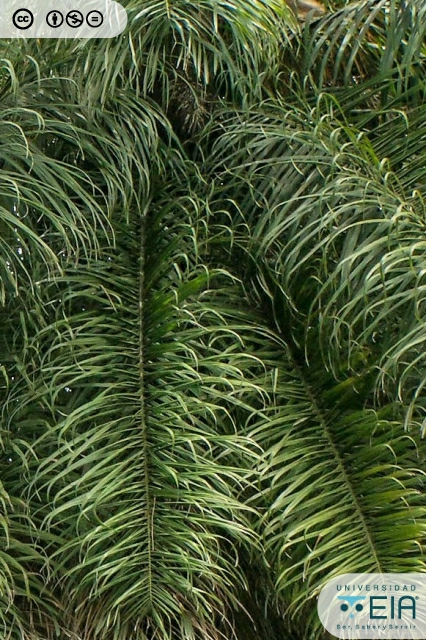
#> input picture data/plantas/Acrocomia_aculeata_(Jacq.)_Lodd._ex_R.Keith/Acrocomia_aculeata_(Jacq.)_Lodd._ex_R.Keith_01.jpg, 426 x 640 px
$ python -i image_processing.py   (imports and definitions only)
#> lines starting #> are read from the running program, lines starting #| are printed output that depends on the picture
### config.py
import os
from pathlib import Path
PROJECT_ROOT = Path(__file__).parent
DATA_DIR = PROJECT_ROOT / "data"
PLANTAS_DIR = DATA_DIR / "plantas"
MODEL_DIR = PROJECT_ROOT / "model"
UTILS_DIR = PROJECT_ROOT / "utils"
LOGS_DIR = PROJECT_ROOT / "logs"

MODEL_CONFIG = {
    "input_shape": (224, 224, 3),
    "target_size": (224, 224),
    "batch_size": 32,
    "epochs": 50,
    "learning_rate": 0.0001,
    "validation_split": 0.2,
    "model_name": "plant_classifier.onnx",
    "backup_model_name": "plant_classifier_backup.onnx",
    "species_list_name": "species_list.json",
    "base_model": "MobileNetV2",
    "freeze_base": True,
    "fine_tune_layers": 20,
    "image_quality": 85
}


FIREBASE_CONFIG = {
    "project_id": "bucaraflora-f0161",
    "service_account_path": "proyecto-firebase-key.json",
    "database_type": "firestore",
    "collections": {
        "plantas": "planta",
        "analisis_usuarios": "analisis_usuarios",
        "estadisticas_sistema": "estadisticas_sistema",
        "logs_entrenamientos": "logs_entrenamientos",
        "sesiones_usuarios": "sesiones_usuarios",
        "metricas_modelo": "metricas_modelo"
    },
    "plantas_schema": {
        "id_field": "nombre_cientifico",
        "required_fields": [
            "nombre_cientifico",
            "nombre_comun",
            "descripcion",
            "cuidados",
            "imagen_url",
            "taxonomia"
        ],
        "taxonomia_fields": [
            "clase", "especie", "familia",
            "filo", "genero", "orden", "reino"
        ]
    }
}

API_CONFIG = {
    "host": "0.0.0.0",
    "port": 5000,
    "debug": False,
    "save_image_endpoint": "/api/save_image",
    "get_stats_endpoint": "/api/stats",
    "retrain_endpoint": "/api/retrain",
    "training_status_endpoint": "/api/training_status",
    "admin_key": "bucaraflora_admin_2025_secret_key"
}


STREAMLIT_CONFIG = {
    "page_title": "🌱 Plant.ai - Identificador de Plantas IA",
    "page_icon": "🌱",
    "layout": "centered",
    "initial_sidebar_state": "collapsed",
    "max_file_size": 10,
    "allowed_extensions": ["jpg", "jpeg", "png"],
    "image_quality": 85
}

SYSTEM_STATES = {
    "training_idle": "idle",
    "training_in_progress": "training",
    "training_completed": "completed",
    "training_failed": "failed",
    "training_validating": "validating"
}

PATHS = {
    "model_file": MODEL_DIR / MODEL_CONFIG["model_name"],
    "backup_model_file": MODEL_DIR / MODEL_CONFIG["backup_model_name"],
    "species_list_file": MODEL_DIR / MODEL_CONFIG["species_list_name"],
    "training_log_file": LOGS_DIR / "training_logs.txt",
    "session_data_file": DATA_DIR / "sessions.json",
    "system_log_file": LOGS_DIR / "system.log"
}

LOGGING_CONFIG = {
    "level": "INFO",
    "format": "%(asctime)s - %(name)s - %(levelname)s - %(message)s",
    "date_format": "%Y-%m-%d %H:%M:%S"
}

MESSAGES = {
    "prediction_success": "🎉 ¡Identificación exitosa!",
    "prediction_failed": "🤔 No pudimos identificar tu planta con certeza.",
    "image_saved": "✅ Imagen guardada para mejorar el modelo.",
    "training_started": "🚀 Re-entrenamiento iniciado en segundo plano.",
    "training_completed": "✅ Modelo actualizado exitosamente.",
    "training_failed": "❌ Error en el re-entrenamiento.",
    "insufficient_images": "⏰ Esperando más imágenes para re-entrenar.",
    "new_photo_suggestion": "💡 Intenta con otra foto desde un ángulo diferente."
}

def create_directories():
    """Crea los directorios necesarios si no existen"""
    directories = [DATA_DIR, MODEL_DIR, LOGS_DIR]

    for directory in directories:
        directory.mkdir(exist_ok=True)

    if not PLANTAS_DIR.exists():
        print(f"ADVERTENCIA: No se encontro el directorio de plantas en {PLANTAS_DIR}")
        print("   Asegúrate de colocar tu carpeta 'plantas' en data/plantas/")
    else:
        especies_count = len([d for d in PLANTAS_DIR.iterdir() if d.is_dir()])
        print(f"Directorio de plantas encontrado: {especies_count} especies")

def validate_config():
    """Valida que la configuración sea correcta"""
    errors = []

    if not PLANTAS_DIR.exists():
        errors.append(f"Directorio de plantas no encontrado: {PLANTAS_DIR}")

    if MODEL_CONFIG["input_shape"][0] != MODEL_CONFIG["input_shape"][1]:
        errors.append("Las dimensiones de entrada del modelo deben ser cuadradas")


    firebase_path = Path(FIREBASE_CONFIG["service_account_path"])
    if not firebase_path.exists():
        errors.append(f"Archivo de credenciales Firebase no encontrado: {firebase_path}")

    return errors

def get_project_info():
    """Retorna información básica del proyecto"""
    return {
        "project_root": str(PROJECT_ROOT),
        "plantas_dir": str(PLANTAS_DIR),
        "model_dir": str(MODEL_DIR),
        "logs_dir": str(LOGS_DIR),
        "firebase_type": FIREBASE_CONFIG["database_type"],
        "firebase_project": FIREBASE_CONFIG["project_id"],
        "config_valid": len(validate_config()) == 0
    }

create_directories()

config_errors = validate_config()
if config_errors:
    print("Errores en la configuracion:")
    for error in config_errors:
        print(f"   - {error}")
else:
    print("Configuracion validada correctamente")

info = get_project_info()
print(f"Proyecto BucaraFlora inicializado en: {info['project_root']}")
print(f"Directorio de plantas: {info['plantas_dir']}")
print(f"Firebase Firestore: {info['firebase_project']}")

# [25 lines that do not run on import are left out]


### utils/image_processing.py
import cv2
import numpy as np
from PIL import Image
import os
import json
from pathlib import Path
from datetime import datetime
import sys

sys.path.append(str(Path(__file__).parent.parent))
from config import MODEL_CONFIG, PLANTAS_DIR, PATHS

class ImageProcessor:
    """Clase para manejar todo el procesamiento de imágenes"""

    def __init__(self):
        self.target_size = MODEL_CONFIG["target_size"]
        self.input_shape = MODEL_CONFIG["input_shape"]

    def cargar_y_procesar_imagen(self, ruta_imagen):
        """Carga y procesa una imagen desde múltiples formatos preparándola para el modelo."""
        try:
            if isinstance(ruta_imagen, (str, Path)):
                imagen = cv2.imread(str(ruta_imagen))
#> imagen is the input picture: shape (640, 426, 3); mean B, G, R 53.8, 88.6, 73.8
                if imagen is None:
                    print(f"❌ Error: No se pudo cargar la imagen {ruta_imagen}")
                    return None
                imagen = cv2.cvtColor(imagen, cv2.COLOR_BGR2RGB)

            elif isinstance(ruta_imagen, Image.Image):
                imagen = np.array(ruta_imagen.convert('RGB'))

            elif isinstance(ruta_imagen, np.ndarray):
                imagen = ruta_imagen.copy()

            else:
                print(f"❌ Tipo de imagen no soportado: {type(ruta_imagen)}")
                return None

            imagen_redim = self._redimensionar_con_aspecto(imagen)

            imagen_norm = imagen_redim.astype(np.float32) / 255.0

            return imagen_norm

        except Exception as e:
            print(f"❌ Error procesando imagen: {e}")
            return None

    # [12 lines left out: function procesar_para_prediccion, not called in this run]

    def _redimensionar_con_aspecto(self, imagen):
        """Redimensiona la imagen manteniendo relación de aspecto y agregando padding necesario."""
        h, w = imagen.shape[:2]
#> h = 640; w = 426
        target_h, target_w = self.target_size

        escala = min(target_w / w, target_h / h)
#> escala = 0.35

        nuevo_w = int(w * escala)
#> nuevo_w = 149
        nuevo_h = int(h * escala)
#> nuevo_h = 224

        imagen_redim = cv2.resize(imagen, (nuevo_w, nuevo_h))
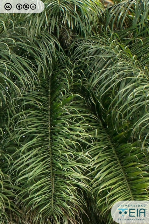
#> imagen_redim: shape (224, 149, 3); mean R, G, B 73.7, 88.4, 53.6

        imagen_final = np.zeros((target_h, target_w, 3), dtype=imagen.dtype)

        y_offset = (target_h - nuevo_h) // 2
#> y_offset = 0
        x_offset = (target_w - nuevo_w) // 2
#> x_offset = 37

        imagen_final[y_offset:y_offset+nuevo_h, x_offset:x_offset+nuevo_w] = imagen_redim
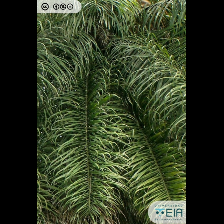
#> imagen_final: shape (224, 224, 3); mean R, G, B 49, 58.8, 35.7

        return imagen_final

class DatasetManager:
    """Clase para manejar el dataset de plantas"""

    def __init__(self):
        self.plantas_dir = PLANTAS_DIR
        self.processor = ImageProcessor()

    # [238 lines left out: functions cargar_dataset_completo, _obtener_imagenes_carpeta, _aplicar_augmentation, _guardar_lista_especies, cargar_lista_especies, contar_imagenes_por_especie and 5 more, not called in this run]

# [30 lines not run here, left out]

>>> result = ImageProcessor().cargar_y_procesar_imagen('../data/plantas/Acrocomia_aculeata_(Jacq.)_Lodd._ex_R.Keith/Acrocomia_aculeata_(Jacq.)_Lodd._ex_R.Keith_01.jpg')

$ run again, on data/plantas/Adonidia_merrillii_(Becc.)_Becc/Adonidia_merrillii_(Becc.)_Becc._01.jpeg
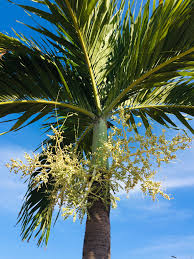
#> input picture data/plantas/Adonidia_merrillii_(Becc.)_Becc/Adonidia_merrillii_(Becc.)_Becc._01.jpeg, 194 x 259 px
#> in cargar_y_procesar_imagen, imagen is the input picture: shape (259, 194, 3); mean B, G, R 113.7, 116.5, 89.5
#> in _redimensionar_con_aspecto, `imagen_redim = cv2.resize(imagen, (nuevo_w, nuevo_h))`:
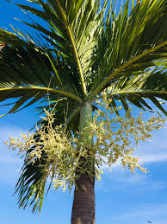
#> imagen_redim: shape (224, 167, 3); mean R, G, B 89.3, 116.3, 113.5
#> in _redimensionar_con_aspecto, `imagen_final[y_offset:y_offset+nuevo_h, x_offset:x_offset+nuevo_w] = i..`:
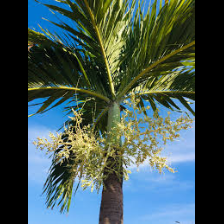
#> imagen_final: shape (224, 224, 3); mean R, G, B 66.6, 86.7, 84.6

$ run again, on data/plantas/Adonidia_merrillii_(Becc.)_Becc/Adonidia_merrillii_(Becc.)_Becc._03.jpeg
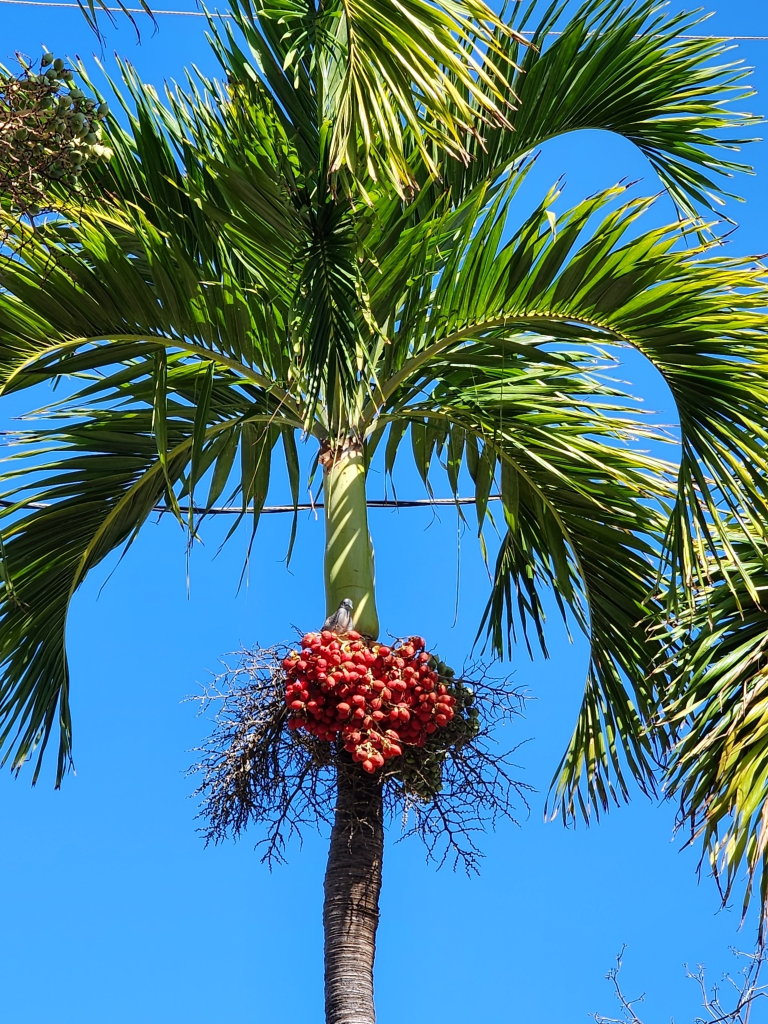
#> input picture data/plantas/Adonidia_merrillii_(Becc.)_Becc/Adonidia_merrillii_(Becc.)_Becc._03.jpeg, 1536 x 2048 px (shown at 1/2 size)
#> in cargar_y_procesar_imagen, imagen is the input picture: shape (2048, 1536, 3); mean B, G, R 134.8, 122.2, 73.7
#> in _redimensionar_con_aspecto, `imagen_redim = cv2.resize(imagen, (nuevo_w, nuevo_h))`:
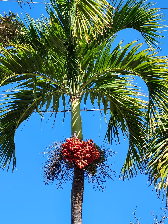
#> imagen_redim: shape (224, 168, 3); mean R, G, B 73.6, 122.1, 134.7
#> in _redimensionar_con_aspecto, `imagen_final[y_offset:y_offset+nuevo_h, x_offset:x_offset+nuevo_w] = i..`:
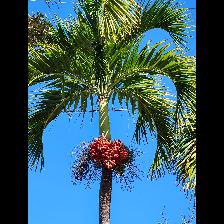
#> imagen_final: shape (224, 224, 3); mean R, G, B 55.2, 91.6, 101

$ run again, on data/plantas/Agave_angustifolia_Haw/Agave_angustifolia_Haw._01.jpeg
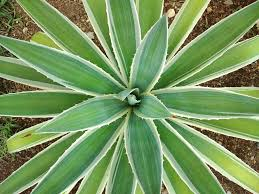
#> input picture data/plantas/Agave_angustifolia_Haw/Agave_angustifolia_Haw._01.jpeg, 259 x 194 px
#> in cargar_y_procesar_imagen, imagen is the input picture: shape (194, 259, 3); mean B, G, R 93.8, 149.8, 118.3
#> in _redimensionar_con_aspecto, `imagen_redim = cv2.resize(imagen, (nuevo_w, nuevo_h))`:
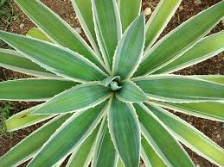
#> imagen_redim: shape (167, 224, 3); mean R, G, B 118.1, 149.7, 93.6
#> in _redimensionar_con_aspecto, `imagen_final[y_offset:y_offset+nuevo_h, x_offset:x_offset+nuevo_w] = i..`:
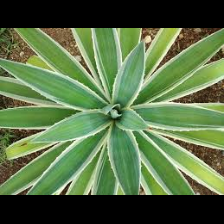
#> imagen_final: shape (224, 224, 3); mean R, G, B 88.1, 111.6, 69.8
